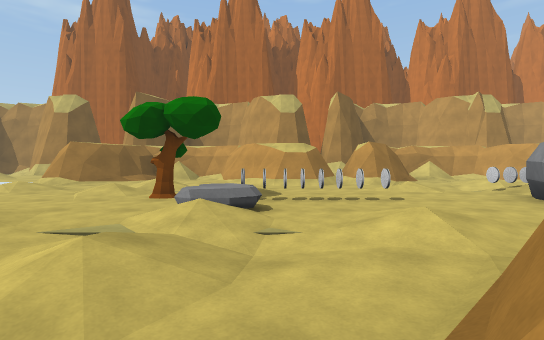
view 1 (above)

16 first-person views from a walk through a scene from a Unity 3-D project. The camera is 1.2 m above the floor, tilts 2° down and sees 85° across. The floor is counted in squares, 2 m on a side. Each view is taken from the middle of a square. On the plan, view 1 faces up. The plan holds only what a view shows up to about 9 squares ahead; the rest is blank. The place goes on beyond the plan.

view 2
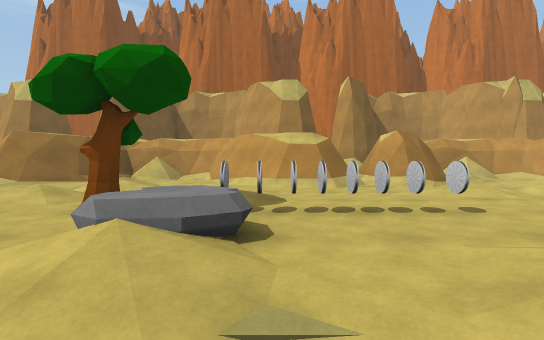

view 3
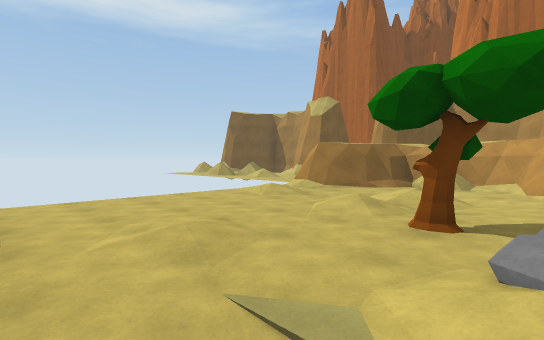

view 4
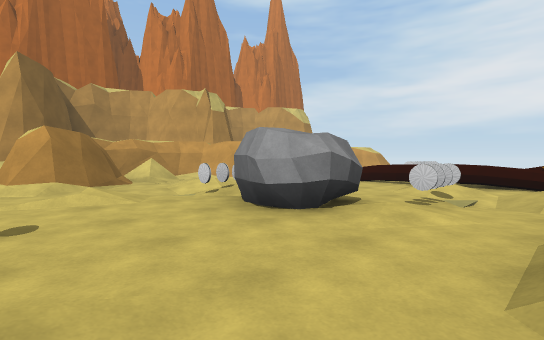

view 5
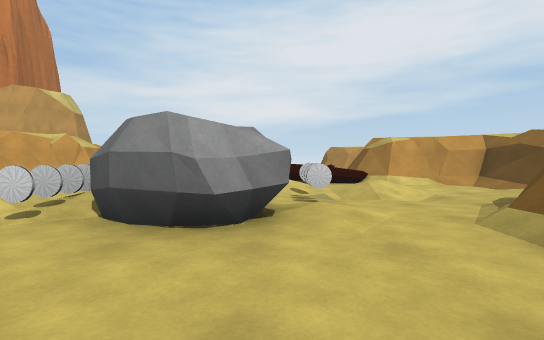

view 6
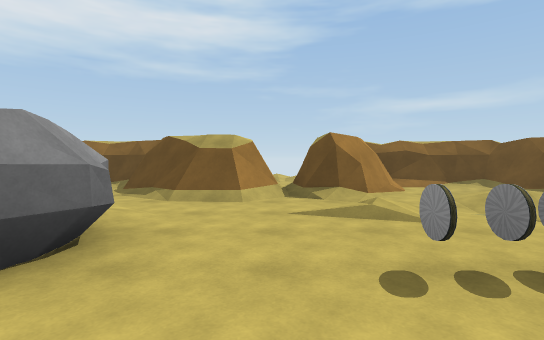

view 7
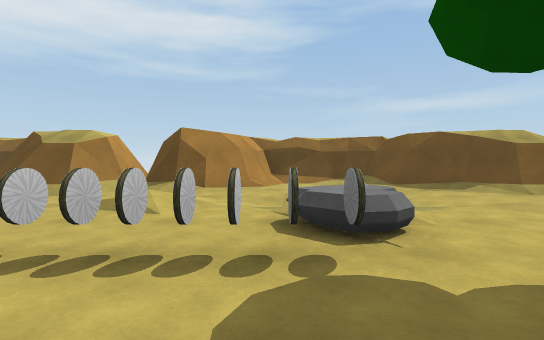

view 8
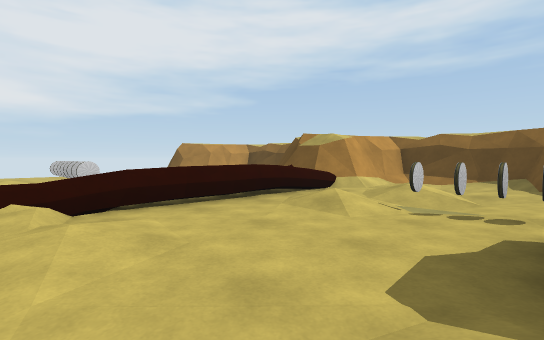

view 9
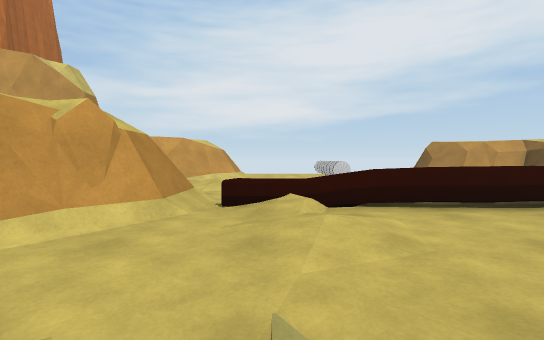

view 10
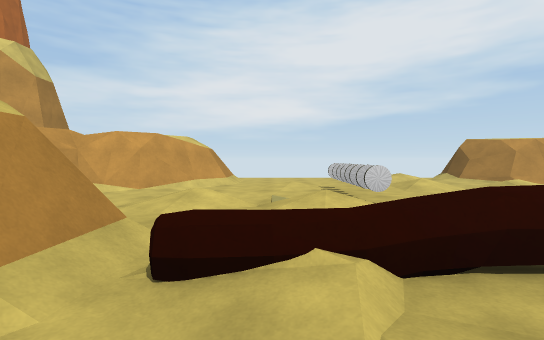

view 11
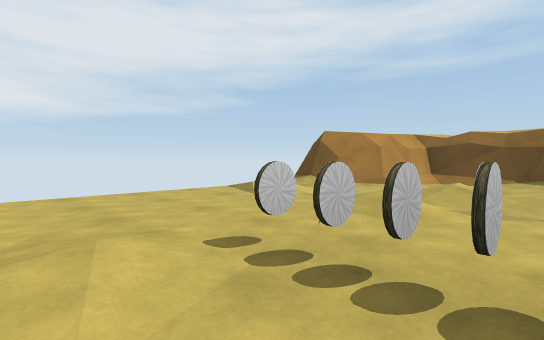

view 12
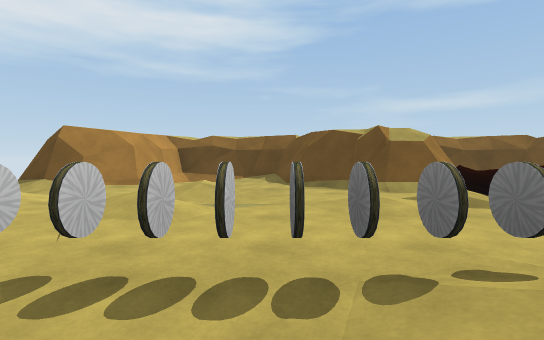

view 13
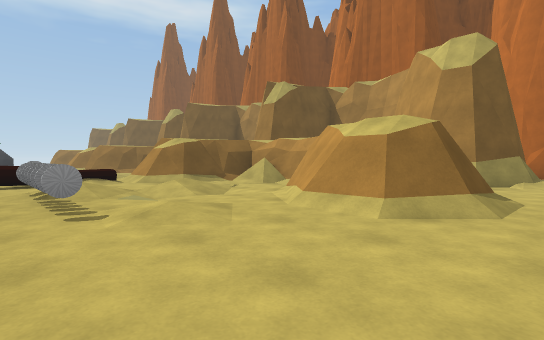

view 14
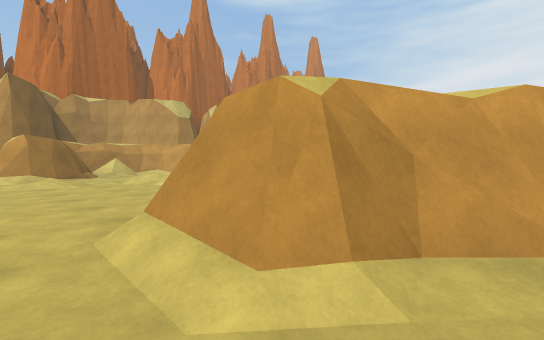

view 15
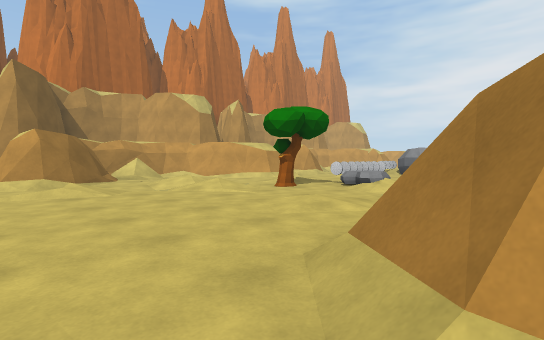

view 16
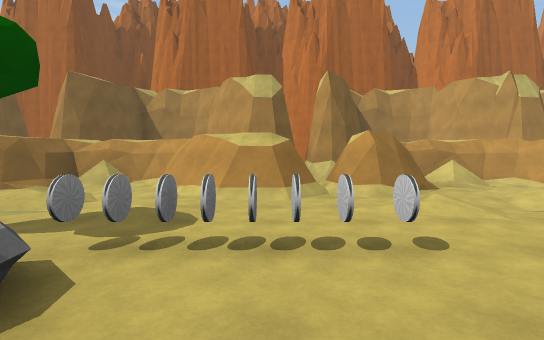

### Floor plan
Key: @ floor where view 1 was taken; # wall or solid block; x gap in a wall; . main floor; : floor 0.25 m higher than the main floor; + floor 0.5 m higher than the main floor; / step, stairs or slope; = window, fence, low wall or low ledge; ^ raised ledge; T tree; C coin; R rock.
Columns run from 7 left of view 1 to 18 right of it. Each row starts with its distance up from view 1.
 14                         #
 13                        ##.
 12    #        #           ..
 11   ##^##    ##^##  #^##  ..
 10   #=..##  ##=/.####/.####.
  9 ###.../#####.../##/...###.
  8 ....+..//....+..//.//..//.
  7 ./../...../../..:=....:...
  6 ..../T......CC...=.CCC....
  5 ......RCCC..RR...=........
  4 ......//....RR./.=.../:...
  3 ........::...CC..=:... .+.
  2 ..//./:....//..:.//..//...
  1 .###/...#####/../###.../#x
  0 .####..@######../###/..##
 -1 ../######    ##### #####
 -2        #

Positions as (right, up) in squares from view 1, and headings:
1: (0, 0), facing up
2: (0, 2), facing up
3: (-1, 2), facing up-left
4: (2, 2), facing up-right
5: (2, 4), facing right
6: (3, 7), facing down
7: (0, 7), facing down
8: (6, 7), facing down-right
9: (6, 7), facing right
10: (8, 7), facing right
11: (13, 7), facing down-right
12: (13, 7), facing down
13: (18, 5), facing up-left
14: (-7, -1), facing up-right
15: (-7, 1), facing up-right
16: (1, 3), facing up
